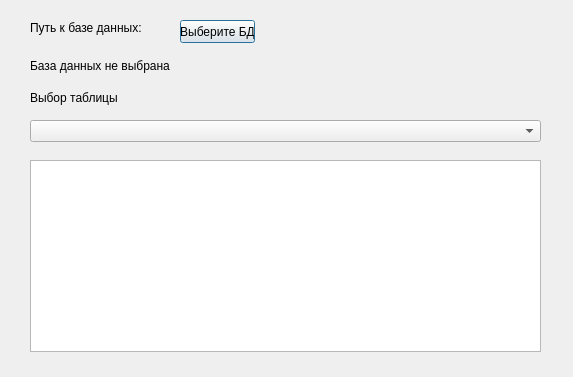
<?xml version="1.0" encoding="UTF-8"?>
<ui version="4.0">
 <class>Dialog</class>
 <widget class="QDialog" name="Dialog">
  <property name="geometry">
   <rect>
    <x>0</x>
    <y>0</y>
    <width>573</width>
    <height>377</height>
   </rect>
  </property>
  <property name="windowTitle">
   <string>Dialog</string>
  </property>
  <widget class="QLabel" name="label">
   <property name="geometry">
    <rect>
     <x>30</x>
     <y>50</y>
     <width>511</width>
     <height>31</height>
    </rect>
   </property>
   <property name="text">
    <string>База данных не выбрана</string>
   </property>
  </widget>
  <widget class="QComboBox" name="comboBox">
   <property name="geometry">
    <rect>
     <x>30</x>
     <y>120</y>
     <width>511</width>
     <height>22</height>
    </rect>
   </property>
  </widget>
  <widget class="QPushButton" name="pushButton">
   <property name="geometry">
    <rect>
     <x>180</x>
     <y>20</y>
     <width>75</width>
     <height>23</height>
    </rect>
   </property>
   <property name="text">
    <string>Выберите БД</string>
   </property>
  </widget>
  <widget class="QLabel" name="label_2">
   <property name="geometry">
    <rect>
     <x>30</x>
     <y>90</y>
     <width>191</width>
     <height>16</height>
    </rect>
   </property>
   <property name="text">
    <string>Выбор таблицы</string>
   </property>
  </widget>
  <widget class="QTableView" name="tableView">
   <property name="geometry">
    <rect>
     <x>30</x>
     <y>160</y>
     <width>511</width>
     <height>192</height>
    </rect>
   </property>
  </widget>
  <widget class="QLabel" name="label_3">
   <property name="geometry">
    <rect>
     <x>30</x>
     <y>20</y>
     <width>121</width>
     <height>16</height>
    </rect>
   </property>
   <property name="text">
    <string>Путь к базе данных:</string>
   </property>
  </widget>
 </widget>
 <resources/>
 <connections/>
</ui>
